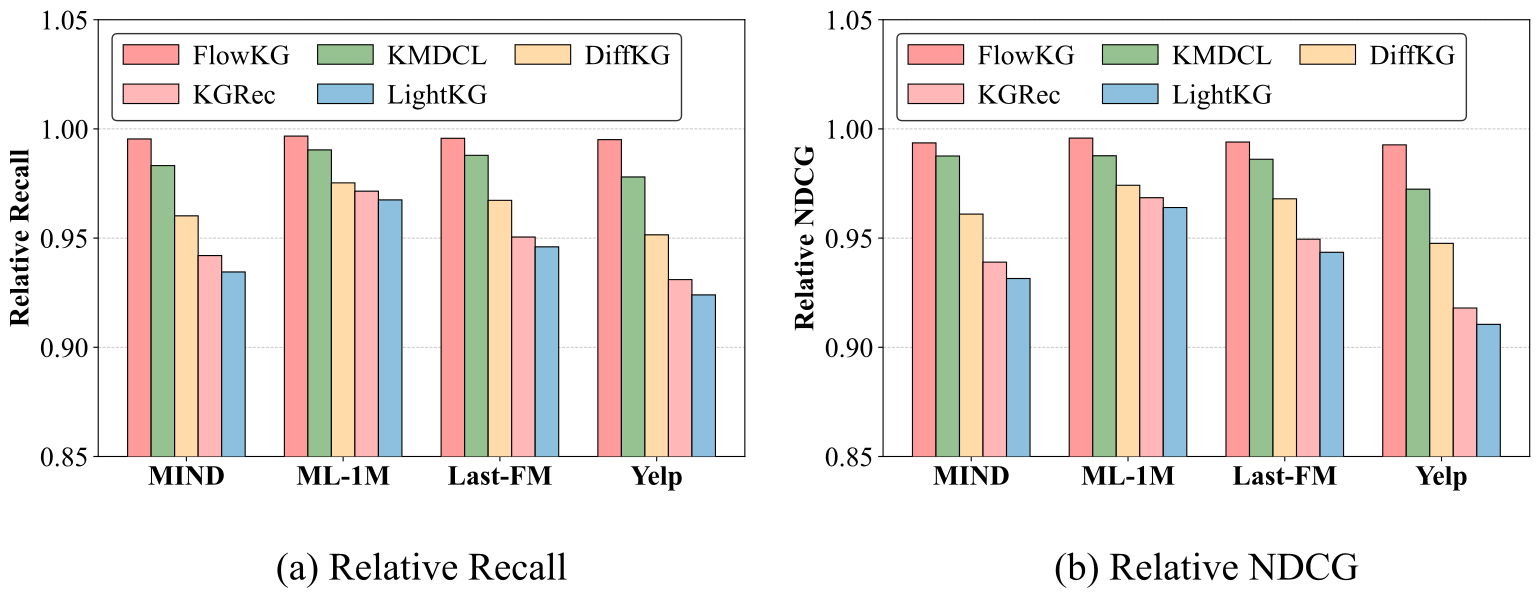

Here is the Python script that generated this plot:
import matplotlib.pyplot as plt
import numpy as np
import math

from matplotlib import rcParams

# === 全局风格：与 figure_group.py 保持一致 ===
plt.rcParams['font.family'] = 'serif'
plt.rcParams['font.serif'] = ['Times New Roman']
rcParams['font.size'] = 20

def plot_kg_noise_alleviation_relative_recall_and_ndcg():
    # === 1. 数据准备 ===
    datasets = ['MIND', 'ML-1M', 'Last-FM', 'Yelp']

    drop_ratios_recall = {
        'FlowKG':  [0.46, 0.33, 0.43, 0.49],
        'KMDCL':   [1.68, 0.96, 1.21, 2.20],
        'DiffKG':  [3.98, 2.47, 3.27, 4.85],
        'KGRec':   [5.80, 2.85, 4.95, 6.90],
        'LightKG': [6.55, 3.25, 5.40, 7.60],
    }

    # --- NDCG Drop Data ---
    drop_ratios_ndcg = {
        'FlowKG':  [0.64, 0.42, 0.60, 0.73],
        'KMDCL':   [1.24, 1.23, 1.39, 2.76],
        'DiffKG':  [3.90, 2.58, 3.20, 5.24],
        'KGRec':   [6.10, 3.15, 5.05, 8.20],
        'LightKG': [6.85, 3.60, 5.65, 8.95],
    }

    def to_relative_metric(drop_ratios: dict[str, list[float]]):
        return {model: [1 - (d / 100) for d in drops] for model, drops in drop_ratios.items()}

    relative_recall = to_relative_metric(drop_ratios_recall)
    relative_ndcg = to_relative_metric(drop_ratios_ndcg)

    # === 2. 绘图设置（对齐 figure_group.py 的风格） ===
    methods = ['FlowKG', 'KMDCL', 'DiffKG', 'KGRec', 'LightKG']

    # 设置 SIGIR 风格配色 (从深到浅，或冷暖对比)
    # FlowKG 用最醒目的颜色 (红色/深红)，其他用蓝色系/灰色系区分
    # colors = {
    #     'FlowKG':  '#FCB2AF',  # Red (Ours)
    #     'KMDCL':   '#9BDFDF',  # Orange (Strong Baseline)
    #     'DiffKG':  '#FFE2CE',  # Green
    #     'KGRec':   '#C4D8E9',  # Blue
    #     'LightKG': '#BEBCDF',  # Purple
    # }
    colors = {
        'FlowKG':  '#FF9B9B',  # Red (Ours)
        'KMDCL':   '#96C291',  # Orange (Strong Baseline)
        'DiffKG':  '#FFDBAA',  # Green
        'KGRec':   '#FFB7B7',  # Blue
        'LightKG': '#8CC0DE',  # Purple
    }


    fig, axes = plt.subplots(1, 2, figsize=(16, 6), sharey=True)

    def reorder_legend_row_major(handles, labels, ncol: int):
        """Reorder legend entries so they display left-to-right then top-to-bottom.

        Matplotlib fills multi-column legends in a column-major way by default.
        This converts an input order (assumed row-major) into the order needed
        to render as row-major.
        """

        if ncol <= 1:
            return handles, labels

        count = len(handles)
        if count == 0:
            return handles, labels

        nrows = int(math.ceil(count / ncol))
        new_handles = [None] * count
        new_labels = [None] * count

        for r in range(nrows):
            for c in range(ncol):
                row_major_index = r * ncol + c
                if row_major_index >= count:
                    continue

                column_major_index = c * nrows + r
                if column_major_index >= count:
                    continue

                new_handles[column_major_index] = handles[row_major_index]
                new_labels[column_major_index] = labels[row_major_index]

        filtered = [(h, l) for h, l in zip(new_handles, new_labels) if h is not None]
        if not filtered:
            return handles, labels

        out_handles, out_labels = zip(*filtered)
        return list(out_handles), list(out_labels)

    bar_width = 0.15
    x = np.arange(len(datasets))

    def plot_panel(ax, values_by_method, ylabel: str, show_legend: bool):
        ax.grid(axis='y', linestyle='--', linewidth=0.6, color='gray', alpha=0.5, zorder=0)
        for i, method in enumerate(methods):
            ax.bar(
                x + i * bar_width,
                values_by_method[method],
                width=bar_width,
                label=method,
                color=colors[method],
                edgecolor='black',
                linewidth=0.8,
                zorder=3,
            )

        ax.set_ylabel(ylabel, fontsize=20, fontweight='bold')
        ax.set_xticks(x + bar_width * ((len(methods) - 1) / 2))
        ax.set_xticklabels(datasets, fontsize=20, fontweight='bold')
        # sharey=True 时右图默认不显示 y 轴刻度标签，这里强制两边都显示
        ax.tick_params(axis='y', labelsize=20, labelleft=True)
        ax.set_ylim(0.85, 1.05)

        if show_legend:
            handles, labels = ax.get_legend_handles_labels()
            # Ensure legend reads left-to-right, then top-to-bottom.
            handles, labels = reorder_legend_row_major(handles, labels, ncol=3)
            ax.legend(
                handles,
                labels,
                loc='upper left',
                frameon=True,
                edgecolor='black',
                ncol=3,
                fontsize=20,
                columnspacing=1.0,
                handletextpad=0.5,
            )

    # 左：Recall；右：NDCG
    plot_panel(axes[0], relative_recall, 'Relative Recall', show_legend=True)
    plot_panel(axes[1], relative_ndcg, 'Relative NDCG', show_legend=True)

    fig.tight_layout(rect=[0, 0.10, 1, 1])

    # 子图标题放在下方：使用 axes 坐标系，确保 (a)/(b) 与子图位置一致（不会被 tight_layout 影响错位）
    labels = ['(a) Relative Recall', '(b) Relative NDCG']
    for ax, label in zip(axes, labels):
        ax.text(
            0.5,
            -0.22,
            label,
            transform=ax.transAxes,
            ha='center',
            va='top',
            fontsize=28,
            clip_on=False,
        )
    plt.savefig('noise_robustness.png', dpi=300, bbox_inches='tight')
    plt.savefig('noise_robustness.pdf', dpi=300, bbox_inches='tight')
    print('File saved: noise_robustness.png')
    plt.show()


plot_kg_noise_alleviation_relative_recall_and_ndcg()
